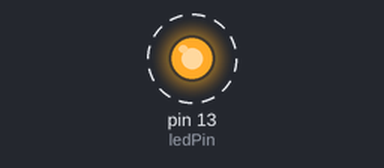
A sketch run on a simulated Arduino Nano, built with avr-gcc and run on an emulated ATmega328P. On the bench: output pins drawn as LEDs (lit = HIGH). Dashed ring = blinking.

Above: at 0.2 s.
Timing chart, 0 to 3.0 s (numbered marks = the images above):
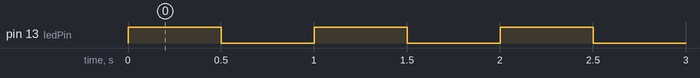

The sketch:

Blink.pde
```cpp
// Programa de pruebas para que parpadee el led del arduino nano
// Ejemplo para el entorno de Arduino
// Tomado de los ejemplos de arduino

int ledPin =  13;    // LED connected to digital pin 13

// The setup() method runs once, when the sketch starts

void setup()   {
  // initialize the digital pin as an output:
  pinMode(ledPin, OUTPUT);
}

void loop()
{
  digitalWrite(ledPin, HIGH);   // set the LED on
  delay(500);                  // wait for a second
  digitalWrite(ledPin, LOW);    // set the LED off
  delay(500);                  // wait for a second
}
```

Measured:
- by itself, pin 13 (ledPin): alternates HIGH for 0.50 s and LOW for 0.50 s
